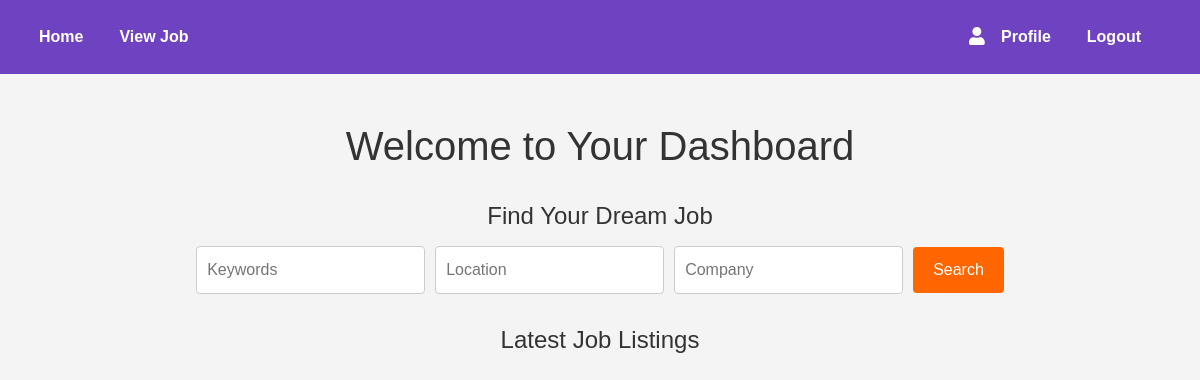
Page /viewjobPage on the earlier database version.
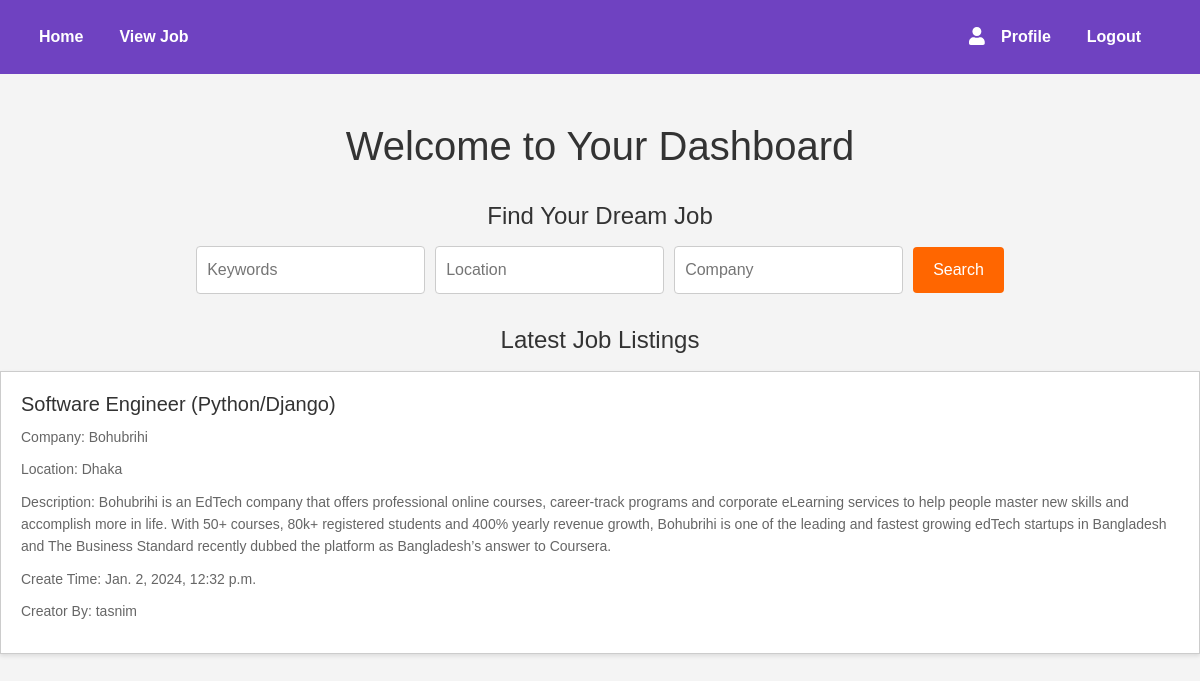
Same page on the later database version.
### myApp/models.py (models this page shows, shortened)
class jobModel(models.Model):
    job_title=models.CharField(max_length=100, null=True)
    company_name=models.CharField(max_length=100, null=True)
    location=models.CharField(max_length=100, null=True)
    description=models.TextField()
    create_at=models.DateTimeField(auto_now_add=True, null=True)
    job_creator=models.ForeignKey(customUser, on_delete=models.CASCADE)

class customUser(AbstractUser):
    USER = [
        ('jobseeker','JobSeeker'),('recruiter','Recruiter')
    ]
    Display_name = models.CharField(max_length = 50,null=True)
    email = models.EmailField(unique = True)
    password = models.CharField(max_length = 50)
    confirm_password = models.CharField(max_length = 50,null=True)
    user_type = models.CharField(choices = USER,max_length = 50)

### myApp/views.py (the view)
# urls.py: path("viewjobPage", views.viewjobPage, name='viewjobPage'),
def viewjobPage(request):
    job = jobModel.objects.all()
    context = {
        'job':job
    }
    return render (request, 'viewjob.html',context)

### templates/viewjob.html (shortened to what this page needs)
{% extends "dashboard.html" %}
{% block section %}
<section class="search">
    <h2>Find Your Dream Job</h2>
    <form action="#" method="get">
        <input type="text" name="keywords"
            placeholder="Keywords">
        <input type="text" name="location"
            placeholder="Location">
        <input type="text" name="company"
            placeholder="Company">
        <button type="submit">
            Search
        </button>
    </form>
</section>
<section class="job-listings">
    <h2>Latest Job Listings</h2>
    <ul>
        {% for i in job  %}
        <li>
            <h3>{{i.job_title}}</h3>
            <p>Company: {{i.company_name}}</p>
            <p>Location: {{i.location}}</p>
            <p>Description: {{i.description}}</p>
            <p>Create Time: {{i.create_at}}</p>
            <p>Creator By: {{i.job_creator}}</p>
        </li>
        {% endfor %}
    </ul>
</section> {% endblock section %}

Differences in the rows shown:
added jobModel: job_title "Software Engineer (Python/Django)", company_name "Bohubrihi", location "Dhaka", description "Bohubrihi is an EdTech company that offers professional online courses, career-track programs and corporate eLearning services to help people master new skills and accomplish more in life. With 50+ courses, 80k+ registered students and 400% yearly revenue growth, Bohubrihi is one of the leading and fastest growing edTech startups in Bangladesh and The Business Standard recently dubbed the platform as Bangladesh’s answer to Coursera.", create_at "Jan. 2, 2024, 12:32 p.m.", job_creator "tasnim"
